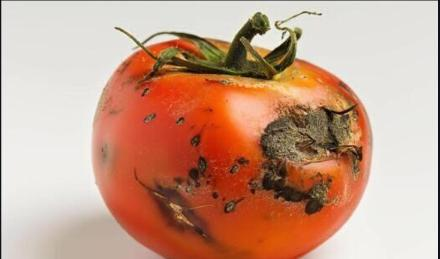
#> input picture test_user_tomato.jpg, 440 x 259 px
$ python -i download_all_vegetables.py   (imports and definitions only)
#> lines starting #> are read from the running program, lines starting #| are printed output that depends on the picture
#> further down, picture is the input picture: PIL image 440x259 RGB; mean R, G, B 200.9, 159.3, 138.6
# src/download_all_vegetables.py
import urllib.request, concurrent.futures, io, random
from pathlib import Path
from PIL import Image, ImageEnhance, ImageFilter, ImageDraw

ROOT = Path("D:/plant-veg-health")
DATA_DIR = ROOT / "data"
# [1 line not run here, left out]

VEG_MAP = {
    "Tomato": "tomato",
    "Potato": "potato",
    "Capsicum": "capsicum",
    "Cucumber": "cucumber",
    "Carrot": "carrot",
    "Brinjal": "eggplant",
    "Cabbage": "cabbage",
    "Cauliflower": "cauliflower",
    "Pumpkin": "pumpkin",
    "Radish": "radish",
}

def add_rot_effects(pil_img):
    img = pil_img.copy().convert("RGBA")
    w, h = img.size
#> w = 440; h = 259
    enhancer = ImageEnhance.Color(img.convert("RGB"))
    img_rgb = enhancer.enhance(random.uniform(0.35, 0.7))
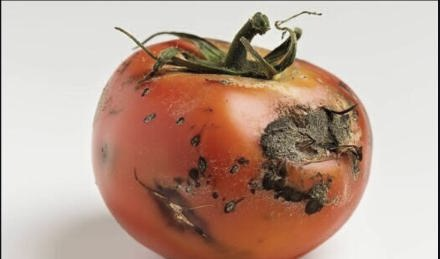
#> img_rgb: PIL image 440x259 RGB; mean R, G, B 189.2, 162.6, 149.1
    enhancer_b = ImageEnhance.Brightness(img_rgb)
    img_rgb = enhancer_b.enhance(random.uniform(0.45, 0.8))
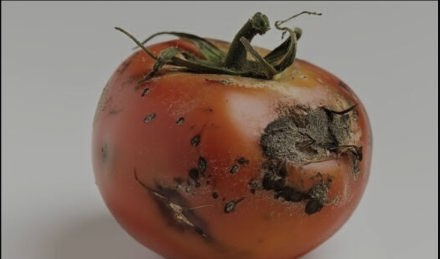
#> img_rgb: PIL image 440x259 RGB; mean R, G, B 134.9, 115.8, 106.1
    img = img_rgb.convert("RGBA")

    overlay = Image.new("RGBA", (w, h), (0, 0, 0, 0))
#> overlay: PIL image 440x259 RGBA; every value is 0
    draw = ImageDraw.Draw(overlay)

    num_lesions = random.randint(3, 8)
    for _ in range(num_lesions):
        cx = random.randint(int(w * 0.15), int(w * 0.85))
        cy = random.randint(int(h * 0.15), int(h * 0.85))
        rx = random.randint(int(w * 0.08), int(w * 0.3))
        ry = random.randint(int(h * 0.08), int(h * 0.3))

        decay_colors = [
            (40, 20, 10, random.randint(190, 240)),
            (20, 15, 12, random.randint(200, 250)),
            (55, 40, 20, random.randint(160, 210)),
            (90, 100, 80, random.randint(150, 200)),
        ]
        col = random.choice(decay_colors)
        draw.ellipse([cx - rx, cy - ry, cx + rx, cy + ry], fill=col)

    overlay = overlay.filter(ImageFilter.GaussianBlur(radius=random.randint(5, 12)))
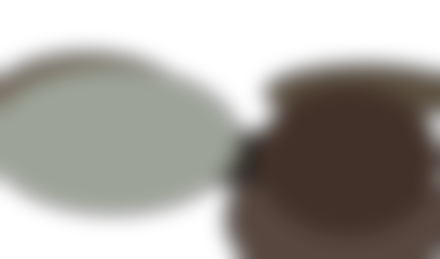
#> overlay: PIL image 440x259 RGBA; mean R, G, B, A 36.8, 32.8, 23.8, 110.7; transparent parts drawn white
    img = Image.alpha_composite(img, overlay).convert("RGB")
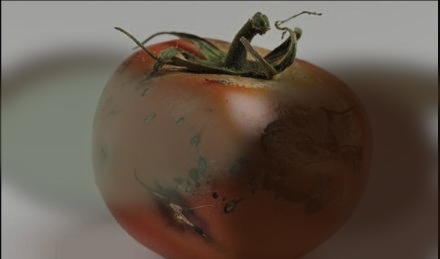
#> img: PIL image 440x259 RGB; mean R, G, B 99.9, 87.3, 76.6
    return img

def download_and_save(veg_name, class_name, idx):
    file_num = f"{idx:04d}.jpg"
    url = f"https://huggingface.co/datasets/cc92yy3344/vegetable/resolve/main/Vegetable%20Images/train/{veg_name}/{file_num}"
    req = urllib.request.Request(url, headers={"User-Agent": "Mozilla/5.0"})
    try:
        with urllib.request.urlopen(req, timeout=10) as resp:
            content = resp.read()
        pil_img = Image.open(io.BytesIO(content)).convert("RGB")

        # Save fresh
        fresh_dir = DATA_DIR / f"fresh_{class_name}"
        fresh_dir.mkdir(exist_ok=True)
        pil_img.save(fresh_dir / f"hf_{idx}.jpg", quality=95)

        # Save rotten
        rotten_dir = DATA_DIR / f"rotten_{class_name}"
        rotten_dir.mkdir(exist_ok=True)
        rot_img = add_rot_effects(pil_img)
        rot_img.save(rotten_dir / f"hf_{idx}.jpg", quality=95)
        return True
    except Exception as e:
        return False

# [1 line not run here, left out]
tasks = []
# [4 lines not run here, left out]

completed = sum(1 for t in concurrent.futures.as_completed(tasks) if t.result())
# [1 line not run here, left out]

# Also add user's test tomato to rotten_tomato
user_tomato = ROOT / "test_user_tomato.jpg"
# [4 lines not run here, left out]

>>> from PIL import Image
>>> picture = Image.open('../test_user_tomato.jpg')
>>> result = add_rot_effects(picture)

$ run again, on test_multi_bananas.jpg
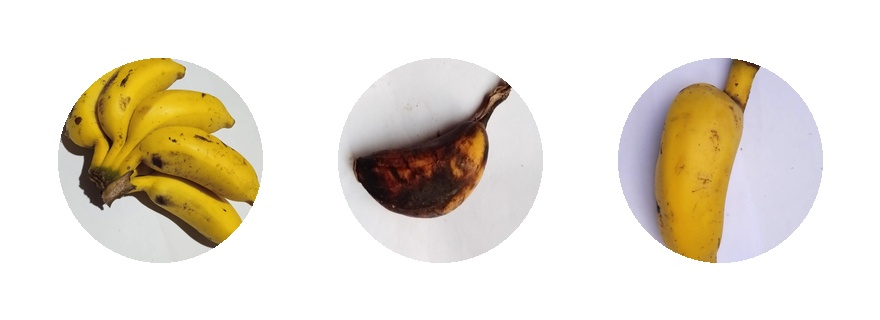
#> input picture test_multi_bananas.jpg, 880 x 320 px
#> picture is the input picture: PIL image 880x320 RGB; mean R, G, B 230.5, 223.6, 210.9
#> in add_rot_effects, `overlay = overlay.filter(ImageFilter.GaussianBlur(radius=random.randin..`:
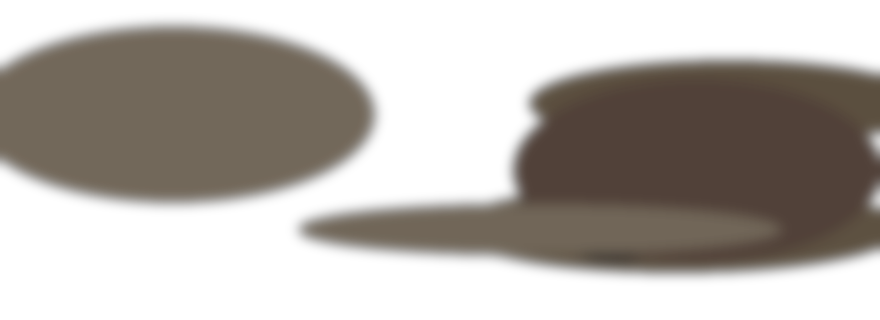
#> overlay: PIL image 880x320 RGBA; mean R, G, B, A 23.5, 15.7, 7.8, 90.3; transparent parts drawn white
#> in add_rot_effects, `img = Image.alpha_composite(img, overlay).convert("RGB")`:
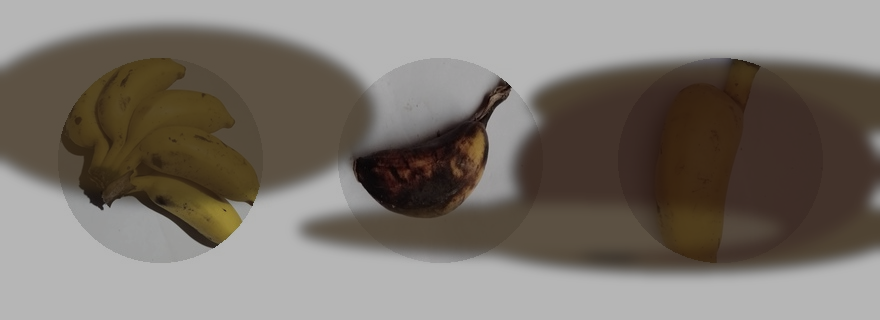
#> img: PIL image 880x320 RGB; mean R, G, B 123.5, 116.5, 109
